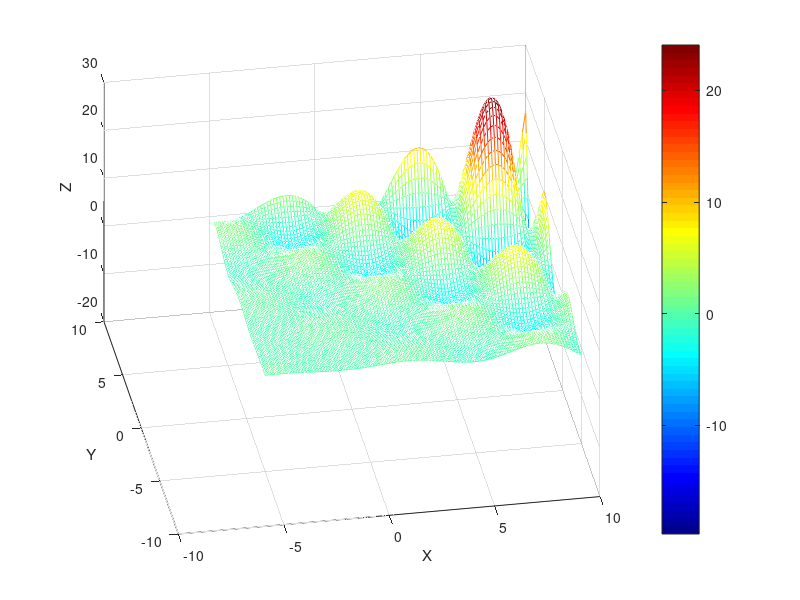

This chart was generated by the following MATLAB code:
clear
close all
clc

%% Data Creation

X = linspace(-5, 10, 100);
Y = X;

[X, Y] = meshgrid(X, Y);

Z = sin(X) .* sin(Y) .* exp(X / 5) .* exp(Y / 5);


% surf(X, Y, Z)
mesh(X, Y, Z)
xlabel('X')
ylabel('Y')
zlabel('Z')
colorbar
colormap jet
view(-10, 42)
